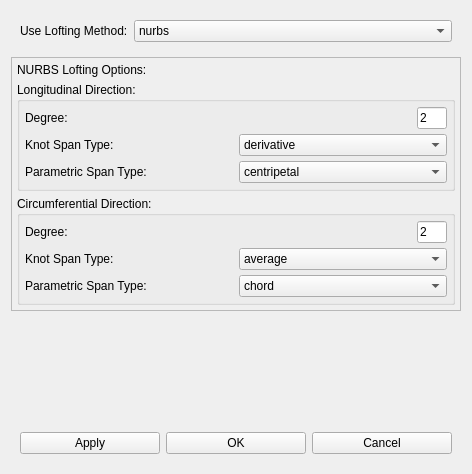
<?xml version="1.0" encoding="UTF-8"?>
<ui version="4.0">
 <class>svLoftParamWidget</class>
 <widget class="QWidget" name="svLoftParamWidget">
  <property name="geometry">
   <rect>
    <x>0</x>
    <y>0</y>
    <width>472</width>
    <height>474</height>
   </rect>
  </property>
  <property name="windowTitle">
   <string>Lofting Parameters</string>
  </property>
  <layout class="QVBoxLayout" name="verticalLayout">
   <item>
    <widget class="QWidget" name="widget_3" native="true">
     <layout class="QFormLayout" name="formLayout_2">
      <item row="0" column="0">
       <widget class="QLabel" name="label_3">
        <property name="text">
         <string>Use Lofting Method:</string>
        </property>
       </widget>
      </item>
      <item row="0" column="1">
       <widget class="QComboBox" name="comboBoxMethod">
        <item>
         <property name="text">
          <string>nurbs</string>
         </property>
        </item>
        <item>
         <property name="text">
          <string>spline</string>
         </property>
        </item>
       </widget>
      </item>
     </layout>
    </widget>
   </item>
   <item>
    <widget class="QStackedWidget" name="stackedWidget">
     <property name="currentIndex">
      <number>0</number>
     </property>
     <widget class="QWidget" name="page_2">
      <layout class="QVBoxLayout" name="verticalLayout_6">
       <property name="spacing">
        <number>5</number>
       </property>
       <property name="leftMargin">
        <number>0</number>
       </property>
       <property name="topMargin">
        <number>0</number>
       </property>
       <property name="rightMargin">
        <number>0</number>
       </property>
       <property name="bottomMargin">
        <number>0</number>
       </property>
       <item>
        <widget class="QFrame" name="frame_2">
         <property name="frameShape">
          <enum>QFrame::StyledPanel</enum>
         </property>
         <property name="frameShadow">
          <enum>QFrame::Raised</enum>
         </property>
         <layout class="QVBoxLayout" name="verticalLayout_3">
          <property name="spacing">
           <number>5</number>
          </property>
          <property name="leftMargin">
           <number>5</number>
          </property>
          <property name="topMargin">
           <number>5</number>
          </property>
          <property name="rightMargin">
           <number>5</number>
          </property>
          <property name="bottomMargin">
           <number>5</number>
          </property>
          <item>
           <widget class="QLabel" name="label_4">
            <property name="enabled">
             <bool>true</bool>
            </property>
            <property name="text">
             <string>NURBS Lofting Options:</string>
            </property>
           </widget>
          </item>
          <item>
           <widget class="QGroupBox" name="groupBox">
            <property name="title">
             <string>Longitudinal Direction:</string>
            </property>
            <layout class="QVBoxLayout" name="verticalLayout_4">
             <property name="spacing">
              <number>5</number>
             </property>
             <property name="leftMargin">
              <number>5</number>
             </property>
             <property name="topMargin">
              <number>5</number>
             </property>
             <property name="rightMargin">
              <number>5</number>
             </property>
             <property name="bottomMargin">
              <number>5</number>
             </property>
             <item>
              <widget class="QWidget" name="widget_2" native="true">
               <layout class="QHBoxLayout" name="horizontalLayout_2">
                <property name="spacing">
                 <number>5</number>
                </property>
                <property name="leftMargin">
                 <number>0</number>
                </property>
                <property name="topMargin">
                 <number>0</number>
                </property>
                <property name="rightMargin">
                 <number>0</number>
                </property>
                <property name="bottomMargin">
                 <number>0</number>
                </property>
                <item>
                 <widget class="QLabel" name="label_5">
                  <property name="text">
                   <string>Degree:</string>
                  </property>
                 </widget>
                </item>
                <item>
                 <widget class="QLineEdit" name="NURBSLoftingUDegree">
                  <property name="maximumSize">
                   <size>
                    <width>30</width>
                    <height>16777215</height>
                   </size>
                  </property>
                  <property name="text">
                   <string>2</string>
                  </property>
                  <property name="frame">
                   <bool>true</bool>
                  </property>
                  <property name="dragEnabled">
                   <bool>false</bool>
                  </property>
                  <property name="placeholderText">
                   <string>3</string>
                  </property>
                 </widget>
                </item>
               </layout>
              </widget>
             </item>
             <item>
              <widget class="QWidget" name="widget" native="true">
               <layout class="QHBoxLayout" name="horizontalLayout_3">
                <property name="spacing">
                 <number>5</number>
                </property>
                <property name="leftMargin">
                 <number>0</number>
                </property>
                <property name="topMargin">
                 <number>0</number>
                </property>
                <property name="rightMargin">
                 <number>0</number>
                </property>
                <property name="bottomMargin">
                 <number>0</number>
                </property>
                <item>
                 <widget class="QLabel" name="label_6">
                  <property name="text">
                   <string>Knot Span Type:</string>
                  </property>
                 </widget>
                </item>
                <item>
                 <widget class="QComboBox" name="NURBSLoftingUKnotSpanType">
                  <property name="currentIndex">
                   <number>2</number>
                  </property>
                  <item>
                   <property name="text">
                    <string>equal</string>
                   </property>
                  </item>
                  <item>
                   <property name="text">
                    <string>average</string>
                   </property>
                  </item>
                  <item>
                   <property name="text">
                    <string>derivative</string>
                   </property>
                  </item>
                 </widget>
                </item>
               </layout>
              </widget>
             </item>
             <item>
              <widget class="QWidget" name="widget_5" native="true">
               <layout class="QHBoxLayout" name="horizontalLayout_5">
                <property name="spacing">
                 <number>5</number>
                </property>
                <property name="leftMargin">
                 <number>0</number>
                </property>
                <property name="topMargin">
                 <number>0</number>
                </property>
                <property name="rightMargin">
                 <number>0</number>
                </property>
                <property name="bottomMargin">
                 <number>0</number>
                </property>
                <item>
                 <widget class="QLabel" name="label_7">
                  <property name="text">
                   <string>Parametric Span Type:</string>
                  </property>
                 </widget>
                </item>
                <item>
                 <widget class="QComboBox" name="NURBSLoftingUParametricSpanType">
                  <property name="currentIndex">
                   <number>2</number>
                  </property>
                  <item>
                   <property name="text">
                    <string>equal</string>
                   </property>
                  </item>
                  <item>
                   <property name="text">
                    <string>chord</string>
                   </property>
                  </item>
                  <item>
                   <property name="text">
                    <string>centripetal</string>
                   </property>
                  </item>
                 </widget>
                </item>
               </layout>
              </widget>
             </item>
            </layout>
           </widget>
          </item>
          <item>
           <widget class="QGroupBox" name="groupBox_2">
            <property name="title">
             <string>Circumferential Direction:</string>
            </property>
            <layout class="QVBoxLayout" name="verticalLayout_5">
             <property name="spacing">
              <number>5</number>
             </property>
             <property name="leftMargin">
              <number>5</number>
             </property>
             <property name="topMargin">
              <number>5</number>
             </property>
             <property name="rightMargin">
              <number>5</number>
             </property>
             <property name="bottomMargin">
              <number>5</number>
             </property>
             <item>
              <widget class="QWidget" name="widget_4" native="true">
               <layout class="QHBoxLayout" name="horizontalLayout_4">
                <property name="spacing">
                 <number>5</number>
                </property>
                <property name="leftMargin">
                 <number>0</number>
                </property>
                <property name="topMargin">
                 <number>0</number>
                </property>
                <property name="rightMargin">
                 <number>0</number>
                </property>
                <property name="bottomMargin">
                 <number>0</number>
                </property>
                <item>
                 <widget class="QLabel" name="label_8">
                  <property name="text">
                   <string>Degree:</string>
                  </property>
                 </widget>
                </item>
                <item>
                 <widget class="QLineEdit" name="NURBSLoftingVDegree">
                  <property name="maximumSize">
                   <size>
                    <width>30</width>
                    <height>16777215</height>
                   </size>
                  </property>
                  <property name="text">
                   <string>2</string>
                  </property>
                  <property name="placeholderText">
                   <string>3</string>
                  </property>
                 </widget>
                </item>
               </layout>
              </widget>
             </item>
             <item>
              <widget class="QWidget" name="widget_6" native="true">
               <layout class="QHBoxLayout" name="horizontalLayout_6">
                <property name="spacing">
                 <number>5</number>
                </property>
                <property name="leftMargin">
                 <number>0</number>
                </property>
                <property name="topMargin">
                 <number>0</number>
                </property>
                <property name="rightMargin">
                 <number>0</number>
                </property>
                <property name="bottomMargin">
                 <number>0</number>
                </property>
                <item>
                 <widget class="QLabel" name="label_9">
                  <property name="text">
                   <string>Knot Span Type:</string>
                  </property>
                 </widget>
                </item>
                <item>
                 <widget class="QComboBox" name="NURBSLoftingVKnotSpanType">
                  <property name="editable">
                   <bool>false</bool>
                  </property>
                  <property name="currentIndex">
                   <number>1</number>
                  </property>
                  <item>
                   <property name="text">
                    <string>equal</string>
                   </property>
                  </item>
                  <item>
                   <property name="text">
                    <string>average</string>
                   </property>
                  </item>
                  <item>
                   <property name="text">
                    <string>derivative</string>
                   </property>
                  </item>
                 </widget>
                </item>
               </layout>
              </widget>
             </item>
             <item>
              <widget class="QWidget" name="widget_7" native="true">
               <layout class="QHBoxLayout" name="horizontalLayout_7">
                <property name="spacing">
                 <number>5</number>
                </property>
                <property name="leftMargin">
                 <number>0</number>
                </property>
                <property name="topMargin">
                 <number>0</number>
                </property>
                <property name="rightMargin">
                 <number>0</number>
                </property>
                <property name="bottomMargin">
                 <number>0</number>
                </property>
                <item>
                 <widget class="QLabel" name="label_10">
                  <property name="text">
                   <string>Parametric Span Type:</string>
                  </property>
                 </widget>
                </item>
                <item>
                 <widget class="QComboBox" name="NURBSLoftingVParametricSpanType">
                  <property name="currentIndex">
                   <number>1</number>
                  </property>
                  <item>
                   <property name="text">
                    <string>equal</string>
                   </property>
                  </item>
                  <item>
                   <property name="text">
                    <string>chord</string>
                   </property>
                  </item>
                  <item>
                   <property name="text">
                    <string>centripetal</string>
                   </property>
                  </item>
                 </widget>
                </item>
               </layout>
              </widget>
             </item>
            </layout>
           </widget>
          </item>
         </layout>
        </widget>
       </item>
      </layout>
     </widget>
     <widget class="QWidget" name="page">
      <layout class="QVBoxLayout" name="verticalLayout_2">
       <property name="spacing">
        <number>5</number>
       </property>
       <property name="leftMargin">
        <number>0</number>
       </property>
       <property name="topMargin">
        <number>0</number>
       </property>
       <property name="rightMargin">
        <number>0</number>
       </property>
       <property name="bottomMargin">
        <number>0</number>
       </property>
       <item>
        <widget class="QFrame" name="frame">
         <property name="frameShape">
          <enum>QFrame::StyledPanel</enum>
         </property>
         <property name="frameShadow">
          <enum>QFrame::Raised</enum>
         </property>
         <layout class="QFormLayout" name="formLayout">
          <property name="topMargin">
           <number>9</number>
          </property>
          <item row="1" column="0">
           <widget class="QLabel" name="label">
            <property name="text">
             <string>Sampling:</string>
            </property>
           </widget>
          </item>
          <item row="1" column="1">
           <widget class="QSpinBox" name="spinBoxSampling">
            <property name="maximum">
             <number>199</number>
            </property>
            <property name="value">
             <number>60</number>
            </property>
           </widget>
          </item>
          <item row="2" column="0">
           <widget class="QLabel" name="label_2">
            <property name="text">
             <string>Number of Points Per Segment:</string>
            </property>
           </widget>
          </item>
          <item row="2" column="1">
           <widget class="QSpinBox" name="spinBoxNumPerSeg">
            <property name="value">
             <number>12</number>
            </property>
           </widget>
          </item>
          <item row="3" column="0">
           <widget class="QCheckBox" name="checkBoxUseLinearSample">
            <property name="text">
             <string>Linear Sample along Lenght  Factor:</string>
            </property>
            <property name="checked">
             <bool>true</bool>
            </property>
           </widget>
          </item>
          <item row="3" column="1">
           <widget class="QSpinBox" name="spinBoxLinearFactor">
            <property name="value">
             <number>10</number>
            </property>
           </widget>
          </item>
          <item row="4" column="0">
           <widget class="QCheckBox" name="checkBoxUseFFT">
            <property name="text">
             <string>Use FFT                              Num Modes:</string>
            </property>
           </widget>
          </item>
          <item row="4" column="1">
           <widget class="QSpinBox" name="spinBoxNumModes">
            <property name="value">
             <number>20</number>
            </property>
           </widget>
          </item>
          <item row="0" column="0">
           <widget class="QLabel" name="label_11">
            <property name="text">
             <string>Spline Lofting Options</string>
            </property>
           </widget>
          </item>
         </layout>
        </widget>
       </item>
      </layout>
     </widget>
    </widget>
   </item>
   <item>
    <spacer name="verticalSpacer">
     <property name="orientation">
      <enum>Qt::Vertical</enum>
     </property>
     <property name="sizeHint" stdset="0">
      <size>
       <width>20</width>
       <height>40</height>
      </size>
     </property>
    </spacer>
   </item>
   <item>
    <widget class="QWidget" name="widgetButtonGroup" native="true">
     <layout class="QHBoxLayout" name="horizontalLayout">
      <item>
       <widget class="QPushButton" name="btnApply">
        <property name="text">
         <string>Apply</string>
        </property>
       </widget>
      </item>
      <item>
       <widget class="QPushButton" name="btnOK">
        <property name="text">
         <string>OK</string>
        </property>
       </widget>
      </item>
      <item>
       <widget class="QPushButton" name="btnClose">
        <property name="text">
         <string>Cancel</string>
        </property>
       </widget>
      </item>
     </layout>
    </widget>
   </item>
  </layout>
 </widget>
 <resources/>
 <connections/>
</ui>
